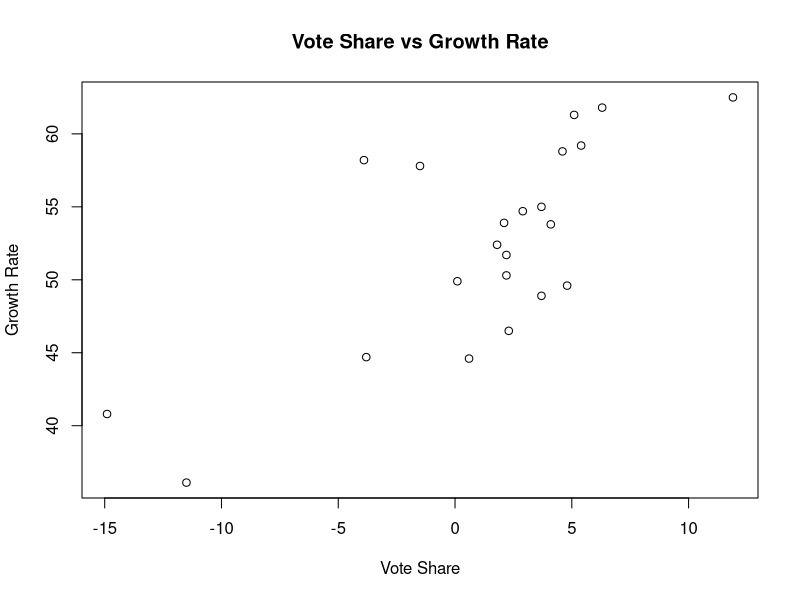
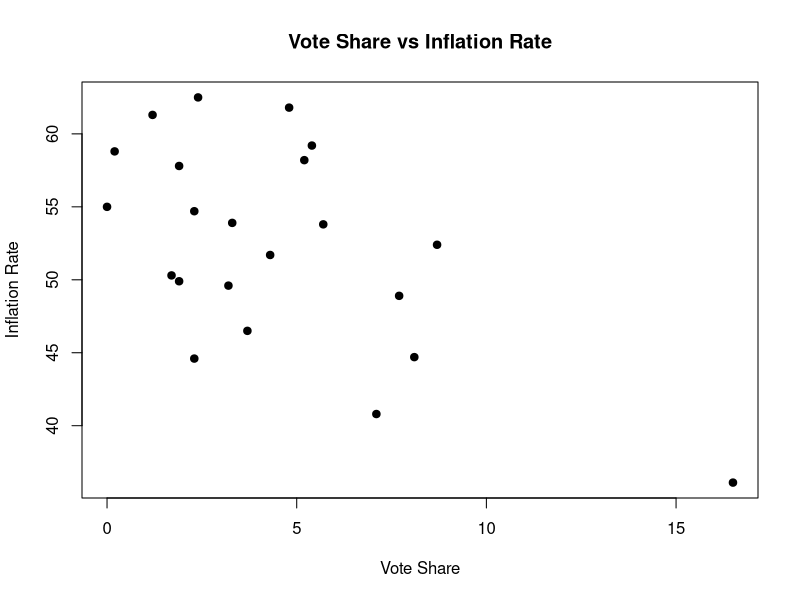
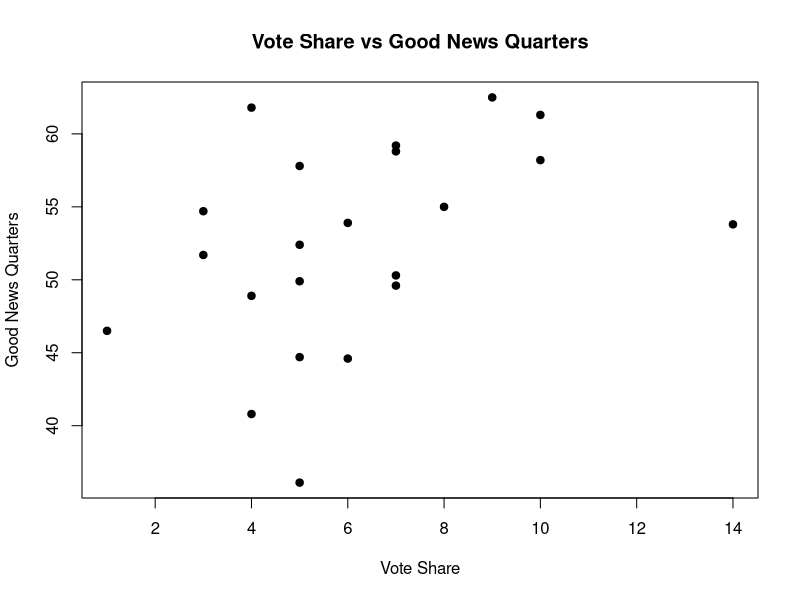
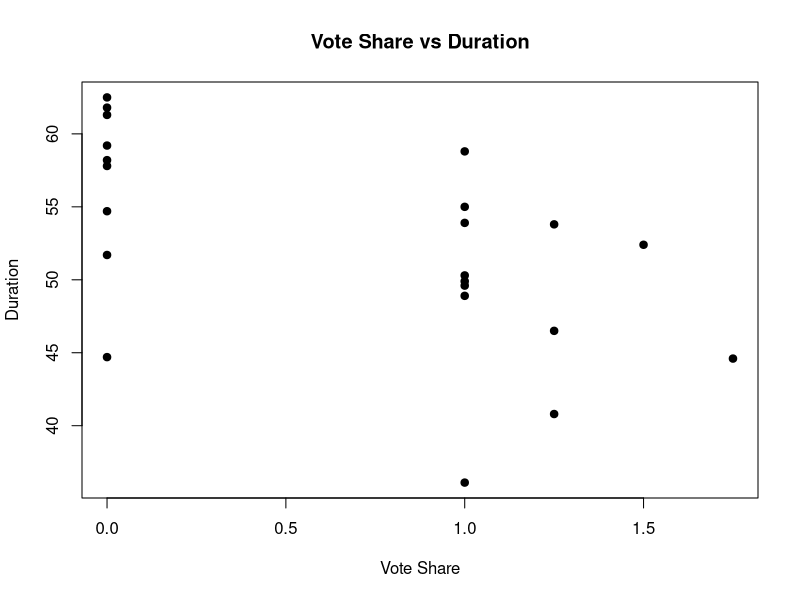
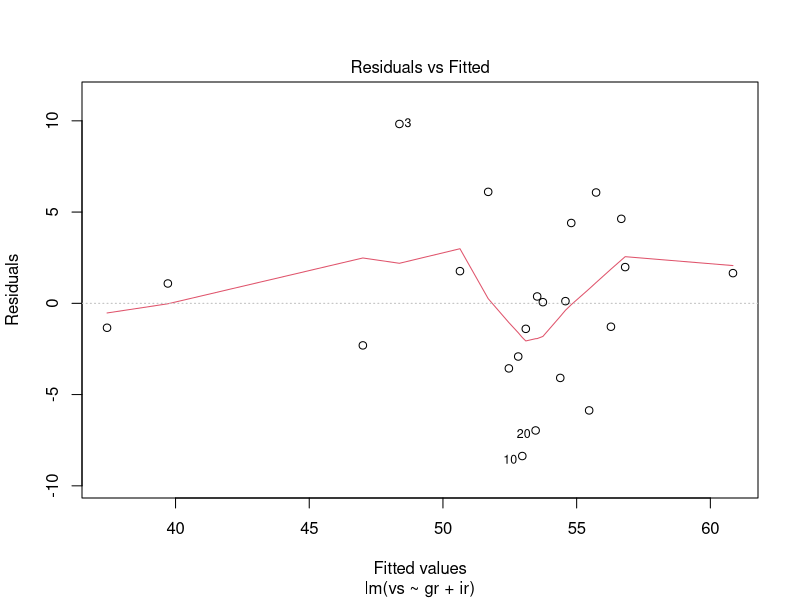
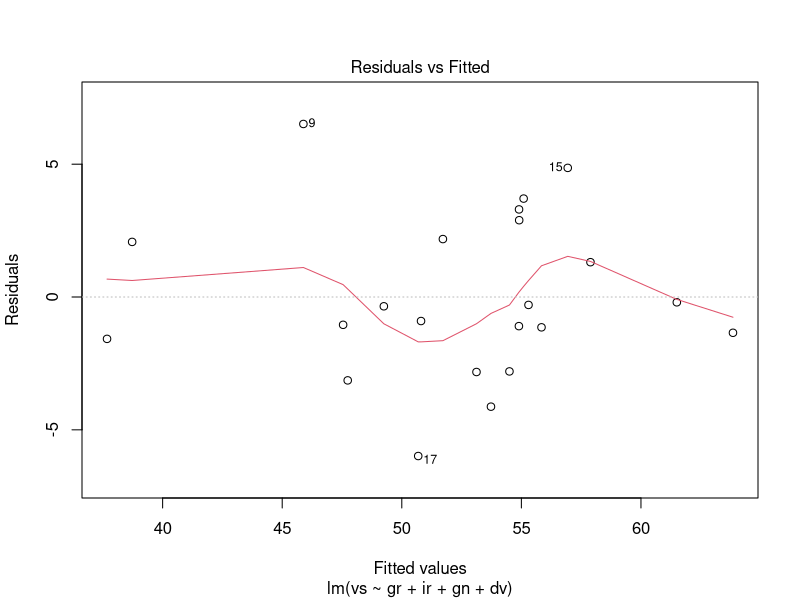
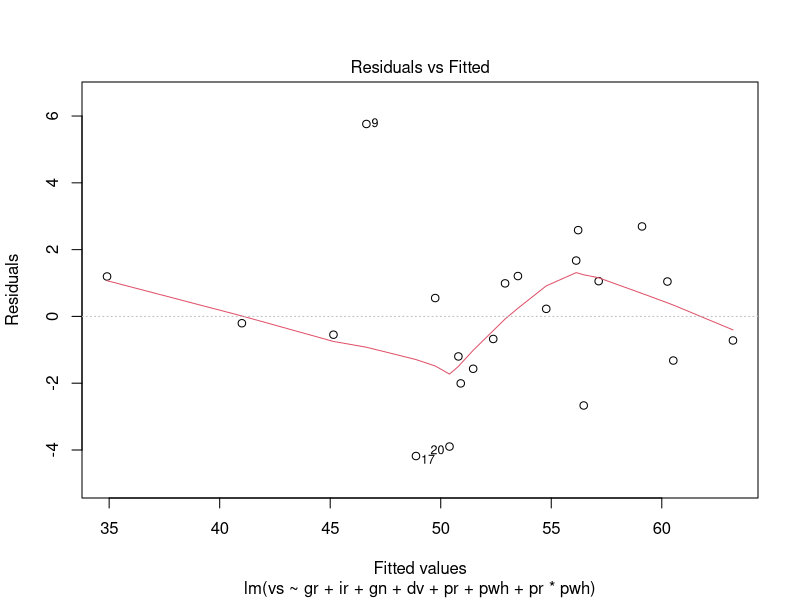
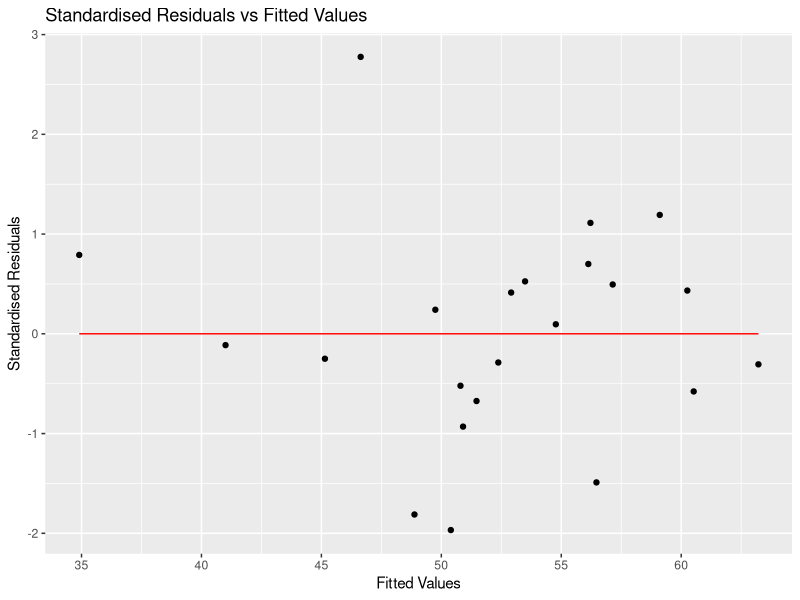

Here is the R script that generated these plots, in order: (Note: this script raises an error after producing the figures.)
## ---- chunk 1
library(ggplot2)

usap <- read.csv("usap.csv") 
names(usap)
## ---- chunk 2
plot(usap$gr, usap$vs, xlab="Vote Share", ylab="Growth Rate", main="Vote Share vs Growth Rate")
plot(usap$ir, usap$vs, xlab="Vote Share", ylab="Inflation Rate", main="Vote Share vs Inflation Rate", pch=19)
plot(usap$gn, usap$vs, xlab="Vote Share", ylab="Good News Quarters", main="Vote Share vs Good News Quarters", pch=19)
plot(usap$dv, usap$vs, xlab="Vote Share", ylab="Duration", main="Vote Share vs Duration", pch=19)
## ---- chunk 3
modelA <- lm(vs ~ gr + ir, data=usap)
# plot(usap$vs, usap$gr + usap$ir, ylab="Model B", main="vs ~ gr + ir")
summary(modelA)
# make a multiple regression plot
plot(modelA, which=1)
## ---- chunk 4
modelB <- lm(vs ~ gr + ir + gn + dv, data=usap)
# plot(usap$vs, usap$gr + usap$ir + usap$gn + usap$dv, xlab="Vote Share", ylab="Model B", main="vs ~ gr + ir + gn + dv")
summary(modelB)
plot(modelB, which = 1)
## ---- chunk 5
modelC <- lm(vs ~ gr + ir + gn + dv + pr + pwh + pr*pwh, data=usap)
# plot(usap$vs, usap$gr + usap$ir + usap$gn + usap$dv + usap$pr + usap$pwh + usap$pr*usap$pwh, xlab="vote share", ylab="Growth Rate", main="vs ~ gr + ir + gn + dv + pr + pwh + pr*pwh")
summary(modelC)
plot(modelC, which = 1)
## ---- chunk 6
anova(modelB, modelC)
## ---- chunk 7
qf(0.05, 3, 14, lower.tail = FALSE)
## ---- chunk 8
summary(modelB)
## ---- chunk 9
summary(modelC)
## ---- chunk 10
smryA <- summary(modelA)
smryB <- summary(modelB)
smryC <- summary(modelC)
# make dataframes for the summary with the adjusted r-squared values
model_summary <- data.frame(model=c("A", "B", "C"), adj.r.squared=c(smryA$adj.r.squared, smryB$adj.r.squared, smryC$adj.r.squared))
model_summary[which(model_summary$adj.r.squared == max(model_summary$adj.r.squared)),]
## ---- chunk 11
ggplot(modelC, aes (x=fitted(modelC), y=rstandard(modelC))) +
  geom_point() +
  geom_line(aes(y=0), color="red") +
  ggtitle("Standardised Residuals vs Fitted Values") +
  xlab("Fitted Values") +
  ylab("Standardised Residuals")
## ---- chunk 12
k <- ols_prep_cdplot_data(modelC)
outlierChart <- ols_prep_outlier_obs(k)
outlierChart$obs[outlierChart$fct_color == "outlier"]
## ---- chunk 13
ols_plot_cooksd_bar(modelC)
## ---- chunk 14
predGore <- data.frame(
  gr=usap$gr[22],
  ir=usap$ir[22],
  gn=usap$gn[22],
  dv=usap$dv[22],
  pr=usap$pr[22],
  pwh=usap$pwh[22],
  "pr:pwh"=usap$pr[22]*usap$pwh[22])
predict(modelC, predGore, interval="confidence")
predict(modelC, predGore, interval="prediction")[1,1]
